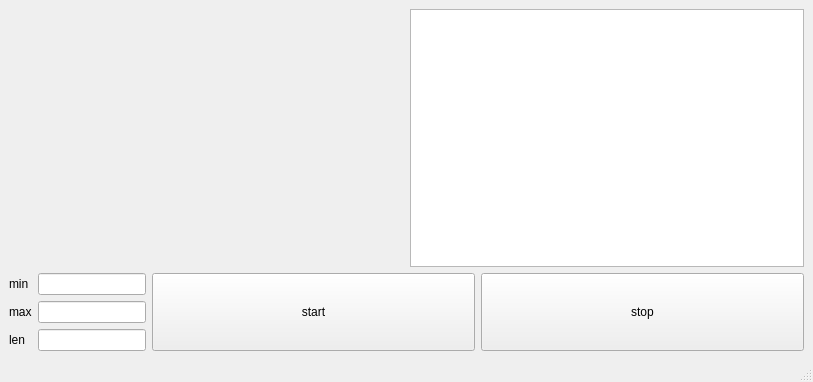
<?xml version="1.0" encoding="UTF-8"?>
<ui version="4.0">
 <class>MainWindow</class>
 <widget class="QMainWindow" name="MainWindow">
  <property name="geometry">
   <rect>
    <x>0</x>
    <y>0</y>
    <width>813</width>
    <height>382</height>
   </rect>
  </property>
  <property name="sizePolicy">
   <sizepolicy hsizetype="Expanding" vsizetype="Expanding">
    <horstretch>0</horstretch>
    <verstretch>0</verstretch>
   </sizepolicy>
  </property>
  <property name="windowTitle">
   <string>MainWindow</string>
  </property>
  <widget class="QWidget" name="centralwidget">
   <layout class="QGridLayout" name="gridLayout_2">
    <item row="0" column="0">
     <layout class="QHBoxLayout" name="horizontalLayout_4"/>
    </item>
    <item row="1" column="1">
     <widget class="QCustomPlot" name="customPlot" native="true">
      <property name="sizePolicy">
       <sizepolicy hsizetype="Expanding" vsizetype="Expanding">
        <horstretch>0</horstretch>
        <verstretch>0</verstretch>
       </sizepolicy>
      </property>
     </widget>
    </item>
    <item row="1" column="2">
     <layout class="QVBoxLayout" name="verticalLayout">
      <item>
       <widget class="QTableView" name="tableView">
        <property name="sizePolicy">
         <sizepolicy hsizetype="Expanding" vsizetype="Expanding">
          <horstretch>0</horstretch>
          <verstretch>0</verstretch>
         </sizepolicy>
        </property>
       </widget>
      </item>
     </layout>
    </item>
    <item row="2" column="1" colspan="2">
     <layout class="QHBoxLayout" name="horizontalLayout">
      <item>
       <layout class="QGridLayout" name="gridLayout">
        <item row="0" column="0">
         <widget class="QLabel" name="minLabel">
          <property name="sizePolicy">
           <sizepolicy hsizetype="Fixed" vsizetype="Preferred">
            <horstretch>0</horstretch>
            <verstretch>0</verstretch>
           </sizepolicy>
          </property>
          <property name="text">
           <string>min</string>
          </property>
         </widget>
        </item>
        <item row="0" column="1">
         <widget class="QLineEdit" name="low">
          <property name="sizePolicy">
           <sizepolicy hsizetype="Fixed" vsizetype="Fixed">
            <horstretch>0</horstretch>
            <verstretch>0</verstretch>
           </sizepolicy>
          </property>
         </widget>
        </item>
        <item row="1" column="0">
         <widget class="QLabel" name="maxLabel">
          <property name="sizePolicy">
           <sizepolicy hsizetype="Fixed" vsizetype="Preferred">
            <horstretch>0</horstretch>
            <verstretch>0</verstretch>
           </sizepolicy>
          </property>
          <property name="text">
           <string>max</string>
          </property>
         </widget>
        </item>
        <item row="1" column="1">
         <widget class="QLineEdit" name="high">
          <property name="sizePolicy">
           <sizepolicy hsizetype="Fixed" vsizetype="Fixed">
            <horstretch>0</horstretch>
            <verstretch>0</verstretch>
           </sizepolicy>
          </property>
         </widget>
        </item>
        <item row="2" column="0">
         <widget class="QLabel" name="lenLabel">
          <property name="sizePolicy">
           <sizepolicy hsizetype="Fixed" vsizetype="Preferred">
            <horstretch>0</horstretch>
            <verstretch>0</verstretch>
           </sizepolicy>
          </property>
          <property name="text">
           <string>len</string>
          </property>
         </widget>
        </item>
        <item row="2" column="1">
         <widget class="QLineEdit" name="len">
          <property name="sizePolicy">
           <sizepolicy hsizetype="Fixed" vsizetype="Fixed">
            <horstretch>0</horstretch>
            <verstretch>0</verstretch>
           </sizepolicy>
          </property>
         </widget>
        </item>
       </layout>
      </item>
      <item>
       <widget class="QPushButton" name="startButton">
        <property name="sizePolicy">
         <sizepolicy hsizetype="Expanding" vsizetype="Preferred">
          <horstretch>0</horstretch>
          <verstretch>0</verstretch>
         </sizepolicy>
        </property>
        <property name="text">
         <string>start</string>
        </property>
       </widget>
      </item>
      <item>
       <widget class="QPushButton" name="stopButton">
        <property name="sizePolicy">
         <sizepolicy hsizetype="Expanding" vsizetype="Preferred">
          <horstretch>0</horstretch>
          <verstretch>0</verstretch>
         </sizepolicy>
        </property>
        <property name="text">
         <string>stop</string>
        </property>
       </widget>
      </item>
     </layout>
    </item>
   </layout>
   <widget class="QWidget" name="layoutWidget">
    <property name="geometry">
     <rect>
      <x>0</x>
      <y>0</y>
      <width>2</width>
      <height>2</height>
     </rect>
    </property>
    <layout class="QHBoxLayout" name="horizontalLayout_3"/>
   </widget>
   <widget class="QWidget" name="layoutWidget">
    <property name="geometry">
     <rect>
      <x>0</x>
      <y>0</y>
      <width>2</width>
      <height>2</height>
     </rect>
    </property>
    <layout class="QHBoxLayout" name="horizontalLayout_2"/>
   </widget>
  </widget>
  <widget class="QMenuBar" name="menubar">
   <property name="geometry">
    <rect>
     <x>0</x>
     <y>0</y>
     <width>813</width>
     <height>21</height>
    </rect>
   </property>
  </widget>
  <widget class="QStatusBar" name="statusbar"/>
 </widget>
 <customwidgets>
  <customwidget>
   <class>QCustomPlot</class>
   <extends>QWidget</extends>
   <header location="global">qcustomplot.h</header>
   <container>1</container>
  </customwidget>
 </customwidgets>
 <resources/>
 <connections/>
</ui>
